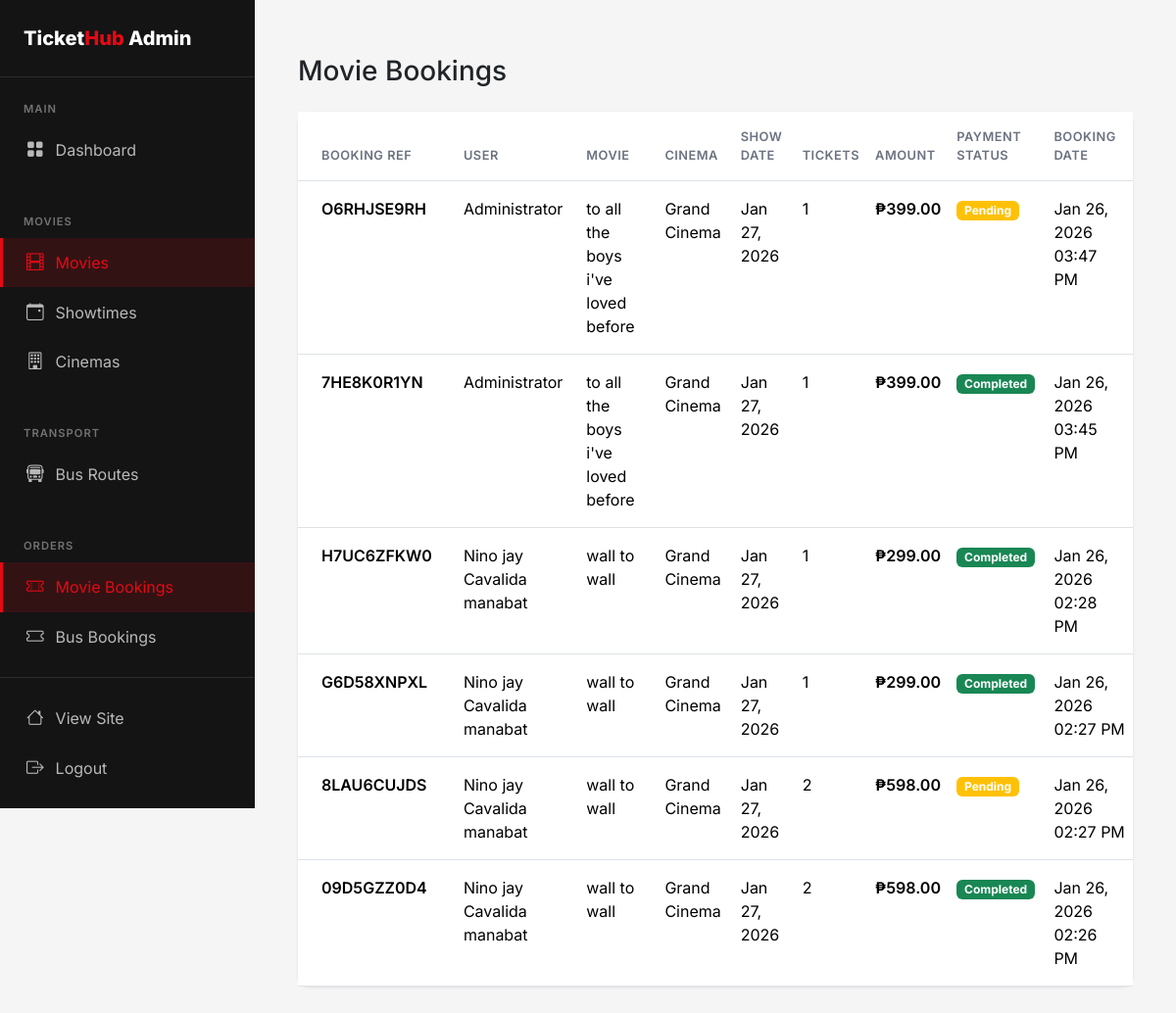
/admin/bookings/movies (signed in), run on the app's committed database.
### flask_app/app.py (models this page shows, shortened)
class MovieBooking(db.Model):
    id = db.Column(db.Integer, primary_key=True)
    user_id = db.Column(db.Integer, db.ForeignKey('user.id'), nullable=False)
    showtime_id = db.Column(db.Integer, db.ForeignKey('showtime.id'), nullable=False)
    num_tickets = db.Column(db.Integer, nullable=False)
    seat_numbers = db.Column(db.String(200))
    total_amount = db.Column(db.Float, nullable=False)
    payment_status = db.Column(db.String(20), default='pending')  # pending, completed, failed
    payment_method = db.Column(db.String(20))     # 'card', 'ewallet', 'bank', 'online'
    payment_reference = db.Column(db.String(255)) # stripe/payment intent id or e-wallet/bank reference
    stripe_payment_id = db.Column(db.String(100))
    booking_reference = db.Column(db.String(20), unique=True)
    created_at = db.Column(db.DateTime, default=datetime.utcnow)

class User(UserMixin, db.Model):
    id = db.Column(db.Integer, primary_key=True)
    email = db.Column(db.String(120), unique=True, nullable=False)
    password_hash = db.Column(db.String(256), nullable=False)
    name = db.Column(db.String(100), nullable=False)
    phone = db.Column(db.String(20))
    is_admin = db.Column(db.Boolean, default=False)
    created_at = db.Column(db.DateTime, default=datetime.utcnow)
    movie_bookings = db.relationship('MovieBooking', backref='user', lazy=True)
    bus_bookings = db.relationship('BusBooking', backref='user', lazy=True)

class Movie(db.Model):
    id = db.Column(db.Integer, primary_key=True)
    title = db.Column(db.String(200), nullable=False)
    description = db.Column(db.Text)
    genre = db.Column(db.String(100))
    duration = db.Column(db.Integer)  # in minutes
    rating = db.Column(db.String(10))  # PG, PG-13, R, etc.
    poster_image = db.Column(db.String(255))
    trailer_url = db.Column(db.String(255))
    release_date = db.Column(db.Date)
    is_active = db.Column(db.Boolean, default=True)
    created_at = db.Column(db.DateTime, default=datetime.utcnow)
    showtimes = db.relationship('Showtime', backref='movie', lazy=True, cascade='all, delete-orphan')

class Cinema(db.Model):
    id = db.Column(db.Integer, primary_key=True)
    name = db.Column(db.String(100), nullable=False)
    location = db.Column(db.String(200))
    total_seats = db.Column(db.Integer, default=100)
    showtimes = db.relationship('Showtime', backref='cinema', lazy=True)

class Showtime(db.Model):
    id = db.Column(db.Integer, primary_key=True)
    movie_id = db.Column(db.Integer, db.ForeignKey('movie.id'), nullable=False)
    cinema_id = db.Column(db.Integer, db.ForeignKey('cinema.id'), nullable=False)
    show_date = db.Column(db.Date, nullable=False)
    show_time = db.Column(db.Time, nullable=False)
    price = db.Column(db.Float, nullable=False)
    available_seats = db.Column(db.Integer)
    bookings = db.relationship('MovieBooking', backref='showtime', lazy=True)

### flask_app/app.py (the view)
@app.route('/admin/bookings/movies')
@login_required
@admin_required
def admin_movie_bookings():
    bookings = MovieBooking.query.order_by(MovieBooking.created_at.desc()).all()
    return render_template('admin/bookings/movies.html', bookings=bookings)

### flask_app/app.py (called while the page is built)
@login_manager.user_loader
def load_user(user_id):
    return User.query.get(int(user_id))

def admin_required(f):
    @wraps(f)
    def decorated_function(*args, **kwargs):
        if not current_user.is_authenticated or not current_user.is_admin:
            flash('You need admin access for this action.', 'error')
            return redirect(url_for('index'))
        return f(*args, **kwargs)
    return decorated_function

### flask_app/templates/admin/bookings/movies.html (shortened to what this page needs)
{% extends 'admin/base.html' %}
{% block admin_content %}
<div class="container-fluid py-4">
    <div class="row mb-4">
        <div class="col-12">
            <h1 class="h3 mb-0">Movie Bookings</h1>
        </div>
    </div>
    {% if bookings %}
    <div class="card">
        <div class="table-responsive">
            <table class="table table-hover mb-0">
                <thead class="bg-light">
                    <tr>
                        <th class="px-4 py-3">Booking Ref</th>
                        <th class="py-3">User</th>
                        <th class="py-3">Movie</th>
                        <th class="py-3">Cinema</th>
                        <th class="py-3">Show Date</th>
                        <th class="py-3">Tickets</th>
                        <th class="py-3">Amount</th>
                        <th class="py-3">Payment Status</th>
                        <th class="py-3">Booking Date</th>
                    </tr>
                </thead>
                <tbody>
                    {% for booking in bookings %}
                    <tr>
                        <td class="px-4 py-3">
                            <span class="fw-semibold">{{ booking.booking_reference }}</span>
                        </td>
                        <td class="py-3">{{ booking.user.name }}</td>
                        <td class="py-3">{{ booking.showtime.movie.title }}</td>
                        <td class="py-3">{{ booking.showtime.cinema.name }}</td>
                        <td class="py-3">{{ booking.showtime.show_date.strftime('%b %d, %Y') }}</td>
                        <td class="py-3">{{ booking.num_tickets }}</td>
                        <td class="py-3 fw-semibold">₱{{ "%.2f"|format(booking.total_amount) }}</td>
                        <td class="py-3">
                            {% if booking.payment_status == 'completed' %}
                                <span class="badge bg-success">Completed</span>
                            {% elif booking.payment_status == 'pending' %}
                                <span class="badge bg-warning">Pending</span>
                            {% else %}
                                <span class="badge bg-danger">Failed</span>
                            {% endif %}
                        </td>
                        <td class="py-3">{{ booking.created_at.strftime('%b %d, %Y %I:%M %p') }}</td>
                    </tr>
                    {% endfor %}
                </tbody>
            </table>
        </div>
    </div>
    {% else %}
    <div class="alert alert-info text-center py-5">
        <i class="bi bi-info-circle me-2"></i>
        <strong>No movie bookings found</strong>
    </div>
    {% endif %}
</div>
{% endblock %}

### flask_app/templates/admin/base.html (style rules this page uses)
:root { --primary: #E50914; --primary-dark: #B20710; --secondary: #0A84FF; --dark: #141414; --dark-lighter: #1F1F1F; --gray-100: #F5F5F5; --gray-200: #E5E5E5; --gray-600: #6B7280; --success: #22C55E; }
body { font-family: 'Inter', sans-serif; background: var(--gray-100); }
.card { border: none; border-radius: 12px; box-shadow: 0 1px 3px rgba(0,0,0,0.1); }
.table th { font-weight: 600; font-size: 0.8rem; text-transform: uppercase; letter-spacing: 0.5px; color: var(--gray-600); }

### data on the page
MovieBooking: booking_reference "O6RHJSE9RH", user.name "Administrator", showtime.movie "to all the boys i've loved before", showtime.cinema.name "Grand Cinema", showtime.show_date "Jan 27, 2026", num_tickets "1", total_amount "399.00", payment_status "Pending", created_at "Jan 26, 2026 03:47 PM"
MovieBooking: booking_reference "7HE8K0R1YN", user.name "Administrator", showtime.movie "to all the boys i've loved before", showtime.cinema.name "Grand Cinema", showtime.show_date "Jan 27, 2026", num_tickets "1", total_amount "399.00", payment_status "Completed", created_at "Jan 26, 2026 03:45 PM"
MovieBooking: booking_reference "H7UC6ZFKW0", user.name "Nino jay Cavalida manabat", showtime.movie "wall to wall", showtime.cinema.name "Grand Cinema", showtime.show_date "Jan 27, 2026", num_tickets "1", total_amount "299.00", payment_status "Completed", created_at "Jan 26, 2026 02:28 PM"
MovieBooking: booking_reference "G6D58XNPXL", user.name "Nino jay Cavalida manabat", showtime.movie "wall to wall", showtime.cinema.name "Grand Cinema", showtime.show_date "Jan 27, 2026", num_tickets "1", total_amount "299.00", payment_status "Completed", created_at "Jan 26, 2026 02:27 PM"
MovieBooking: booking_reference "8LAU6CUJDS", user.name "Nino jay Cavalida manabat", showtime.movie "wall to wall", showtime.cinema.name "Grand Cinema", showtime.show_date "Jan 27, 2026", num_tickets "2", total_amount "598.00", payment_status "Pending", created_at "Jan 26, 2026 02:27 PM"
MovieBooking: booking_reference "09D5GZZ0D4", user.name "Nino jay Cavalida manabat", showtime.movie "wall to wall", showtime.cinema.name "Grand Cinema", showtime.show_date "Jan 27, 2026", num_tickets "2", total_amount "598.00", payment_status "Completed", created_at "Jan 26, 2026 02:26 PM"
